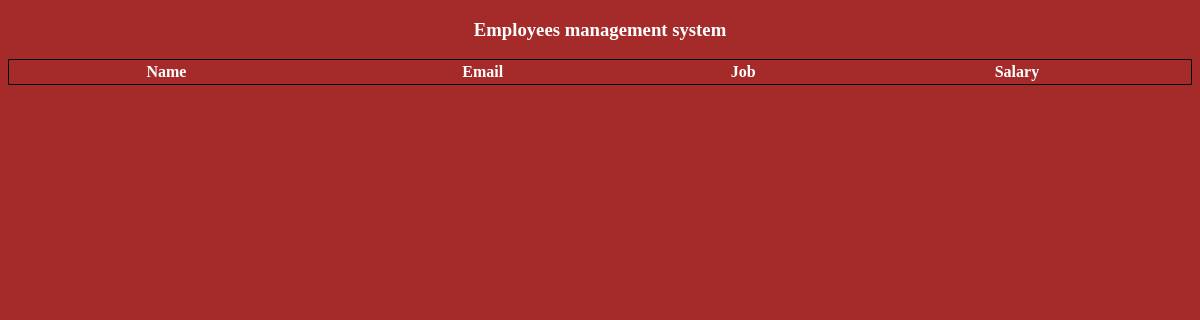
The page /blog/ on the database as committed earlier.
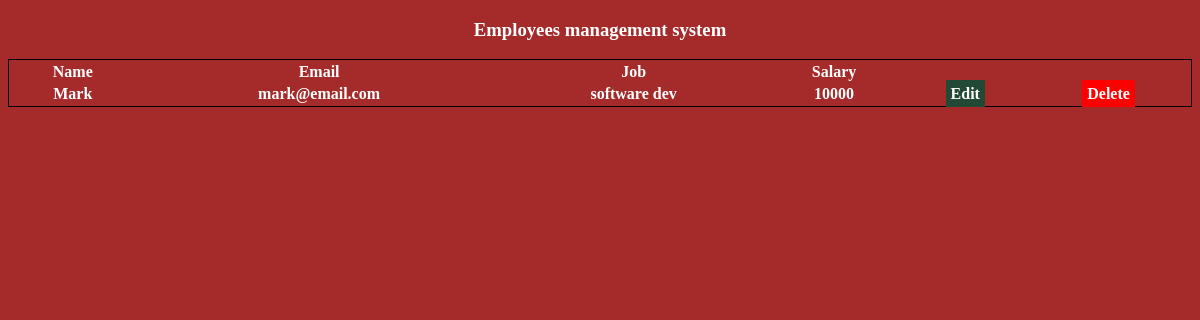
The same page on the database as committed later.
### blog/models.py (models this page shows)
class Employee(models.Model):
    id = models.AutoField(primary_key=True)
    name = models.CharField(max_length=200)
    email = models.EmailField(max_length=250)
    job = models.CharField(max_length=250)
    salary = models.IntegerField(null=True)

### blog/views.py (the view)
# urls.py: path('', views.index, name='index'),
def index(request):
    employees = Employee.objects.all()
    return render(request, 'blog/index.html', {'employees': employees})

### blog/templates/blog/index.html (shortened to what this page needs)
<!DOCTYPE html>
<html lang="en">
<head>
    {% load static %}
    <link rel="stylesheet" type="text/css" href="{% static 'blog/style.css' %}" />
</head>
<body>
    <div style="margin:10px auto; width:90%">
        <h3 style="text-align:center">Employees management system</h3>
    </div>
    <table style="width:100%; text-align:center; border:1px solid black">
        <tr>
            <th>Name</th>
            <th>Email</th>
            <th>Job</th>
            <th>Salary</th>
        </tr>
     {% for employee in employees %}
     <tr>
        <th>{{ employee.name }}</th>
        <th>{{ employee.email }}</th>
        <th>{{ employee.job }}</th>
        <th>{{ employee.salary }}</th>
        <th><a class="edit-button" href="{% url 'editEmployeeForm' employee.id %}">Edit</a></th>
        <th><a class="delete-button" href="{% url 'deleteEmployee' employee.id %}">Delete</a></th>
     </tr>
     {% endfor %}
    </table>
</body>
</html>

### blog/static/blog/style.css (style rules this page uses)
body { background-color: brown; color: white; }
.edit-button { color:#ffffff; background-color: #224933; text-decoration: none; padding: 5px; }
.delete-button { color: #ffffff; background-color: red; text-decoration: none; padding: 5px; }

Rows that differ between the two databases and show on the page:
added Employee: name "Mark", email "mark@email.com", job "software dev", salary "10000"
